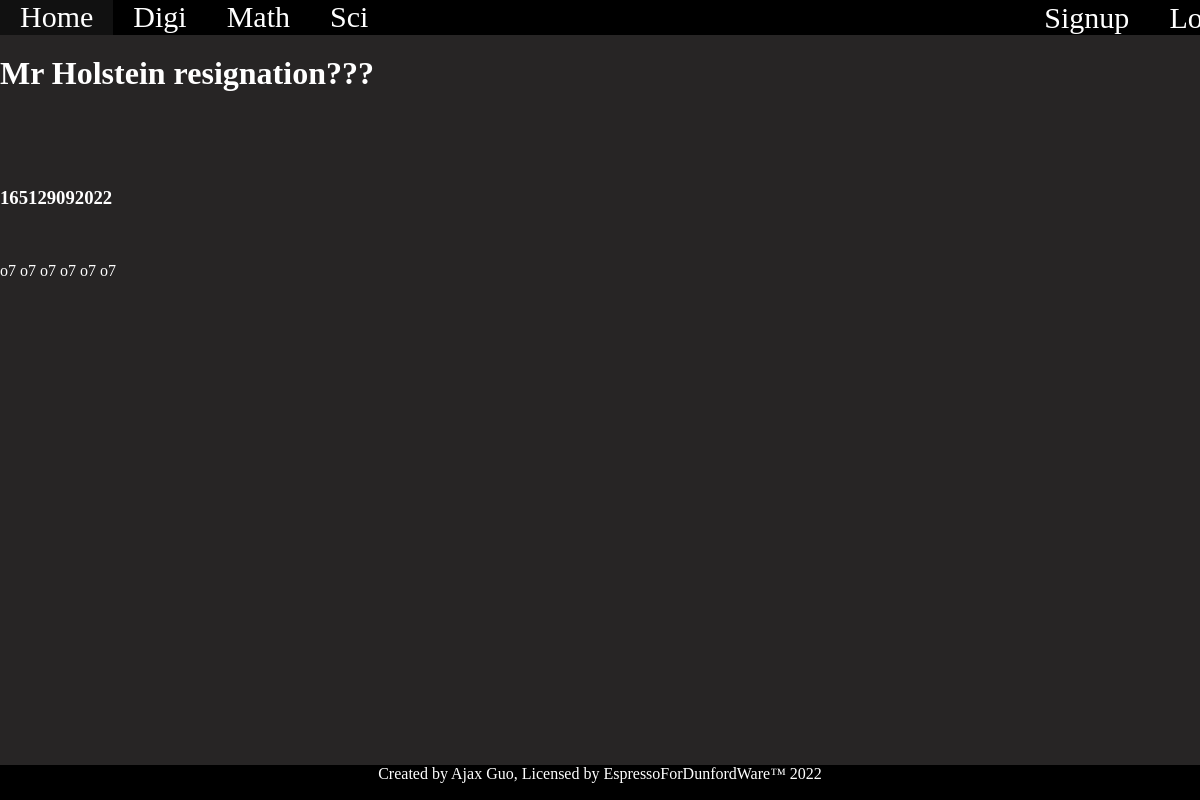
The app's page /board/3/43 with its own data.
### tables this page shows
CREATE TABLE Thread (id INTEGER PRIMARY KEY AUTOINCREMENT, title STRING NOT NULL, board_id INTEGER NOT NULL REFERENCES Board (id), pinned BOOLEAN NOT NULL, category STRING NOT NULL);

CREATE TABLE Post (id INTEGER PRIMARY KEY AUTOINCREMENT, created_at DATETIME NOT NULL, body STRING NOT NULL, user_id INTEGER NOT NULL REFERENCES User (id), thread_id INTEGER NOT NULL REFERENCES Thread (id), board_id INTEGER REFERENCES Board (id) NOT NULL, image_string STRING);

### main.py (the view)
@app.route("/board/<int:board_id>/<int:thread_id>", methods=["GET"])
def thread_view(board_id , thread_id):
    conn = get_db()
    cursor = conn.cursor()
    cursor.execute('''SELECT name FROM Board WHERE id = ?''', (board_id,))
    name = cursor.fetchone()
    cursor.execute('''SELECT id,title FROM Thread WHERE id = ?''', (thread_id,))
    thread_value=cursor.fetchone()
    cursor.execute('''SELECT body FROM Post WHERE thread_id = ?''', (thread_id,))
    thread_text=cursor.fetchone()
    cursor.execute('''SELECT created_at FROM Post WHERE thread_id = ?''', (thread_id,))
    thread_time=cursor.fetchone()
    return render_template("thread.html", name=name[0], thread_id=thread_id,
                            thread_value=thread_value, thread_text=thread_text,
                            thread_time=thread_time)

### main.py (called while the page is built)
def get_db():
    if "db" not in g:
        g.db = sqlite3.connect("kabaj.db")
    return g.db

@app.teardown_appcontext
def teardown_db(_):
    get_db().close()

### templates/thread.html (shortened to what this page needs)
<!DOCTYPE html>
{%extends "layout.html"%}
{%block content%}
  <p><br></p>
  <h1>{{thread_value[1]}}</h1> <br>
  <h3>{{username}}</h3> <br>
  <h3> {{thread_time[0]}}</h3> <br>
  <p>{{thread_text[0]}}</p>
{%endblock%}

### static/style.css (style rules this page uses)
body { background-color:#272525; font-family:"Roboto Mono"; color: white; }
body { margin:0; }

### records on screen
Thread: title "Mr Holstein resignation???"
Post: created_at "165129092022", body "o7 o7 o7 o7 o7 o7"
